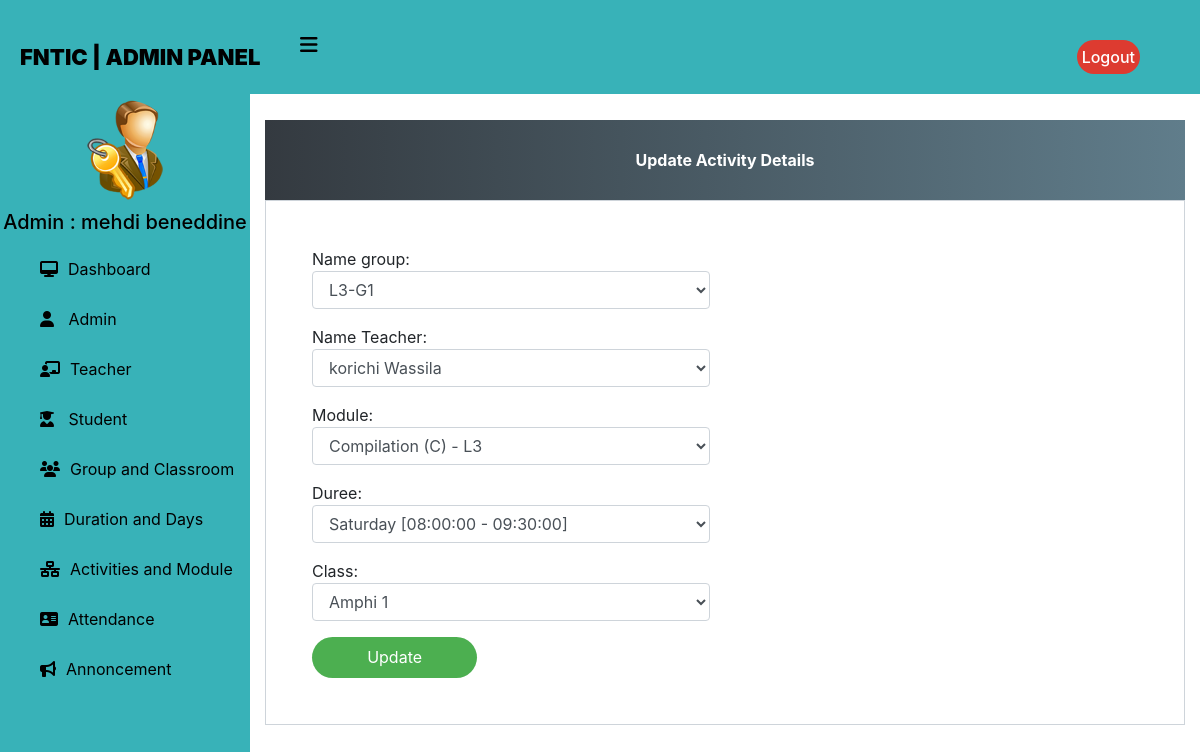
The page /update-Activities/36 (signed in) on the database its author committed.
### home/models.py (models this page shows, shortened)
class Activities(models.Model):
    module = models.ForeignKey(Module, on_delete=models.CASCADE)
    duration = models.ForeignKey(Duration, on_delete=models.CASCADE)
    classroom = models.ForeignKey(room, on_delete=models.CASCADE)
    teacher = models.ForeignKey(TeacherExtra, on_delete=models.CASCADE)
    group = models.ForeignKey(Group,on_delete=models.CASCADE , null=True)
    class Meta:
        ordering = ['duration']

### home/views.py (the view)
# urls.py: path('update-Activities/<int:pk>', views.update_Activities_view,name='update-Activities'),
@login_required(login_url="login")
@user_passes_test(is_admin)
def update_Activities_view(request,pk):
    Activities = models.Activities.objects.get(id=pk)
    form=forms.Activities(instance=Activities)
    mydict={'form':form}
    if request.method=='POST':
        form=forms.Activities(request.POST,instance=Activities)
        if  form.is_valid():
            Activities=form.save()
            Activities.save()
            return redirect('admin-view-Activities')
    return render(request,'school/admin_update_Activities.html',context=mydict)

### home/models.py (called while the page is built)
    def __str__(self):
        return self.name

### home/views.py (called while the page is built)
def is_admin(user):
    return user.groups.filter(name='ADMIN').exists()

### templates/school/admin_update_Activities.html (shortened to what this page needs)
{% extends 'school/adminbase.html' %}
{% load widget_tweaks %}
{% block content %}
<head>
  <link href="//maxcdn.bootstrapcdn.com/bootstrap/4.1.1/css/bootstrap.min.css" rel="stylesheet" id="bootstrap-css">
</head>
<form method="post">
  <div class="container register-form">
    <div class="form">
      <div class="note">
        <p>Update Activity Details</p>
      </div>
    <div class="form-content">
        <div class="row">
            <div class="col-md-6">
                <div class="form-group">
                    Name group:{% render_field form.group class="form-control" placeholder="group" %}
                </div>
                <div class="form-group">
                    Name Teacher:{% render_field form.teacher class="form-control" placeholder="Teacher" %}
                </div>
                <div class="form-group">
                    Module:{% render_field form.module class="form-control" placeholder="module" %}
                </div>
                <div class="form-group">
                    Duree:{% render_field form.duration class="form-control" placeholder="Duration" %}
                </div>
                <div class="form-group">
                    Class:{% render_field form.classroom class="form-control" placeholder="Classroom" %}
                </div>
            </div>
        </div>
        <button type="submit" class="btnSubmit">Update</button>
    </div>
    </div>
  </div>
</form>
{% endblock content %}

### templates/school/adminbase.html (shortened to what this page needs)
{% load static %}
<!DOCTYPE html>
<html lang="en" dir="ltr">
<head>
  <link rel="stylesheet" href="https://cdnjs.cloudflare.com/ajax/libs/font-awesome/6.4.0/css/all.min.css">
</head>
<body>
  <header>
    <label for="check">
      <i class="fas fa-bars" id="sidebar_btn"></i>
    </label>
    <div class="left_area">
      <h3>FNTIC | Admin Panel</h3>
    </div>
    <div class="right_area">
      <a href="{%url 'admin_logout'%}" class="logout_btn">Logout</a>
    </div>
  </header>
  <div class="sidebar">
    <center>
      <img src="{% static 'image/admin-icn.png' %}" class="profile_image" alt="">
      <h5>Admin : {{request.user.first_name}} {{ user.last_name }}</h5>
    </center>
    <a href="/admin-dashboard"><i class="fas fa-desktop"></i><span>Dashboard</span></a>
    <a href="/admin-admin"><i class="fas fa-user"></i> <span>Admin</span></a>
    <a href="/admin-teacher"><i class="fas fa-chalkboard-teacher"></i><span>Teacher</span></a>
    <a href="/admin-student"> <i class="fas fa-user-graduate"></i> <span>Student</span></a>
    <a href="/admin-group"><i class="fas fa-users"></i><span>Group and Classroom</span></a>
    <a href="/admin-duration-module"><i class="fas fa-calendar-alt"></i><span>Duration and Days</span></a>
    <a href="/admin-Activities"><i class="fas fa-network-wired"></i><span>Activities and Module</span></a>
    <a href="/admin-attendance"><i class="fas fa-address-card"></i><span>Attendance</span></a>
    <a href="/admin-notice"><i class="fas fa-bullhorn"></i><span>Annoncement</span></a>
  </div>
  <div class="content">
    <br><br><br><br><br>
    {% block content %}
    {% endblock content %}
</body>
</html>

### templates/school/adminbase.html (style rules this page uses)
a:link { text-decoration: none; }
body { margin: 0; padding: 0; font-family: "Roboto", sans-serif; }
header { position: fixed; background: #38b2b8; padding: 20px; width: 100%; z-index: 1; }
.left_area h3 { color: #000; margin: 0px; text-transform: uppercase; font-size: 22px; font-weight: 900; }
.logout_btn { padding: 5px; background: #dd3b30; text-decoration: none; float: right; margin-top: -30px; margin-right: 40px; border-radius: 30px; font-size: 16px; font-weight: 500; color: #fff; transition: 0.5s; }
.sidebar { background: #38b2b8; margin-top: 70px; padding-top: 30px; position: fixed; left: 0; width: 250px; height: 100%; transition: 0.5s; transition-property: left; }
.sidebar .profile_image { width: 100px; height: 100px; border-radius: 100px; margin-bottom: 10px; }
.sidebar h5 { color: #000; text size: 12px; margin-top: 0; margin-bottom: 10px; }
.sidebar a { color: #000; display: block; width: 100%; line-height: 50px; text-decoration: none; padding-left: 40px; box-sizing: border-box; transition: 0.5s; }
.sidebar i { padding-right: 10px; }
label #sidebar_btn { z-index: 1; color: #000; position: fixed; cursor: pointer; left: 300px; font-size: 20px; margin: 5px 0; transition: 0.5s; transition-property: color; }
.content { margin-left: 250px; background-position: center; background-size: cover; height: 100vh; transition: 0.5s; }

### templates/school/admin_update_Activities.html (style rules this page uses)
a:link { text-decoration: none; }
.note { text-align: center; height: 80px; background: -webkit-linear-gradient(left, #343a40, #607d8b); color: #fff; font-weight: bold; line-height: 80px; }
.form-content { padding: 5%; border: 1px solid #ced4da; margin-bottom: 2%; }
.form-control { border-radius: 1.5rem; }
.btnSubmit { border: none; border-radius: 1.5rem; padding: 1%; width: 20%; cursor: pointer; background: #4caf50; color: #fff; }

### rows shown on the page
Activities: group "L3-G1", teacher "korichi Wassila", module "Compilation (C) - L3", duration "Saturday [08:00:00 - 09:30:00]", classroom "Amphi 1"

### other values the page prints
{{ request.user.first_name }} "mehdi"
{{ user.last_name }} "beneddine"
